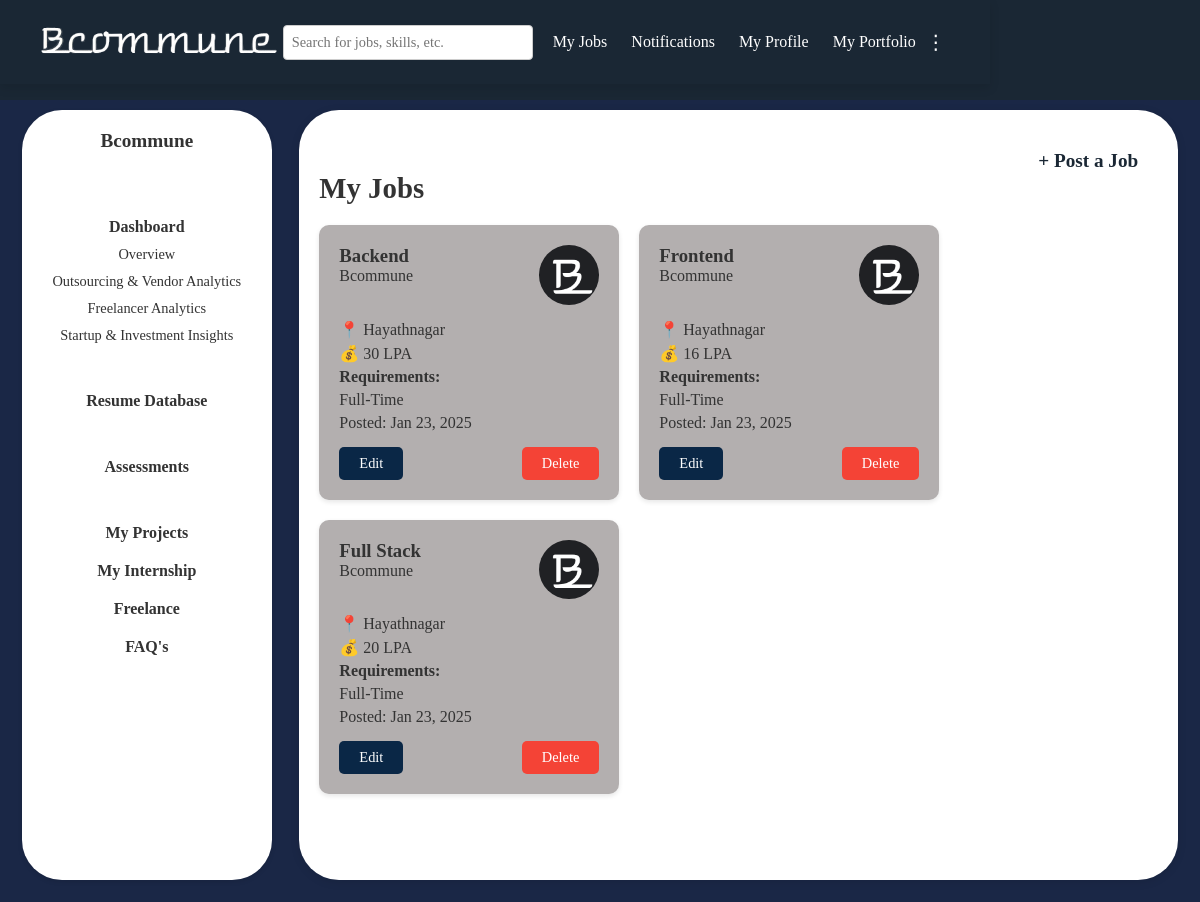
/company/dashboard/myjobs/ (signed in), run on the app's committed database.
### users/models.py (models this page shows, shortened)
class CustomUser(AbstractUser):
    USER_TYPE_CHOICES = (
        ('individual', 'Individual'),
        ('company', 'Company'),
    )
    user_type = models.CharField(max_length=10, choices=USER_TYPE_CHOICES, default='company')
    company_name = models.CharField(max_length=255, null=True, blank=True)
    company_website = models.URLField(max_length=200, null=True, blank=True)
    industry = models.CharField(max_length=100, null=True, blank=True)
    company_size = models.CharField(max_length=20, null=True, blank=True)
    company_type = models.CharField(max_length=255, null=True, blank=True)
    designation = models.CharField(max_length=255, null=True, blank=True)
    phone_number = models.CharField(max_length=15, null=True, blank=True)
    bcommune_profile = models.URLField(null=True, blank=True)
    profile_picture = models.ImageField(upload_to='profile_pics/', blank=True, null=True)
    about_company = models.TextField(null=True, blank=True)  # About the Company
    founding_year = models.PositiveIntegerField(null=True, blank=True)  # Establishment Year
    headquarters = models.CharField(max_length=255, null=True, blank=True)  # Headquarters Location
    branches = models.TextField(null=True, blank=True)
    business_registration_number = models.CharField(max_length=100, null=True, blank=True)
    legal_structure = models.CharField(
        max_length=50,
        choices=[
            ('LLP', 'LLP'),
            ('Pvt Ltd', 'Private Limited'),
            ('Partnership', 'Partnership'),
            ('Sole Proprietorship', 'Sole Proprietorship'),
            ('Others', 'Others'),
        ],
        null=True,
        blank=True
    )
    core_services = models.TextField(null=True, blank=True)
    social_media_links = models.JSONField(default=dict, blank=True)  # Example: {"facebook": "", "linkedin": "", "twitter": ""}
    portfolio = models.TextField(null=True, blank=True)

class Job(models.Model):
    title = models.CharField(max_length=200)
    company = models.CharField(max_length=200)
    company_user = models.ForeignKey(get_user_model(), on_delete=models.CASCADE)
    location = models.CharField(max_length=200)
    description = models.TextField()
    requirements = models.CharField(max_length=200)
    salary = models.CharField(max_length=200, default="Not Specified")
    posted_date = models.DateTimeField(default=timezone.now)
    required_skills = models.TextField(help_text="Enter required skills separated by commas", default='')
    min_experience = models.PositiveIntegerField(default=0)
    required_qualification = models.CharField(max_length=50, default='bachelor',choices=[
        ('bachelor', 'Bachelors'),
        ('master', 'Masters'),
        ('phd', 'PhD'),
        ('diploma', 'Diploma'),
    ])

### users/views.py (the view)
# urls.py: path('company/dashboard/myjobs/', views.myjobs, name='myjobs'),
def myjobs(request):
    if not request.user.is_authenticated:
        return redirect('company_login')
    company_jobs = Job.objects.filter(company_user=request.user).order_by('-posted_date')
    return render(request, 'myjobs.html', {'jobs': company_jobs})

### users/templates/myjobs.html (shortened to what this page needs)
{% load static %}
<!DOCTYPE html>
<html lang="en">
<head>
    <link rel="stylesheet" href="{% static 'css/common.css'%}">
    <link rel="stylesheet" href="{% static 'css/myjobs.css'%}">
</head>
<body>
    {% include 'header2.html' %}
    <div class="main-container">
        {% include 'sidebarcompany.html' %}
        <div class="content">
            <section class="job-explore">
                <div class="post-requirement">
                    <a href="{% url 'post_job' %}" class="post-button">+ Post a Job</a>
                </div>
                <h2>My Jobs</h2>
                <div class="job-cards">
                    {% if jobs %}
                        {% for job in jobs %}
                            <div class="job-card">
                                <div class="card-header">
                                    <div class="header-content">
                                        <h3>{{ job.title }}</h3>
                                        <p class="company">{{ job.company }}</p>
                                    </div>
                                    <img src="{% static 'images/B.png' %}" alt="{{ job.company }} Logo" class="header-image" style="border-radius: 50%;">
                                </div>
                                <div class="card-body">
                                    <p class="location">📍 {{ job.location }}</p>
                                    <p class="salary">💰 {{ job.salary }}</p>
                                    <div class="requirements">
                                        <h4>Requirements:</h4>
                                        <p>{{ job.requirements }}</p>
                                    </div>
                                </div>
                                <p class="posted-date">Posted: {{ job.posted_date|date:"M d, Y" }}</p>
                                <div class="job-actions">
                                    <a href="{% url 'edit_job' job.id %}" class="edit-button">Edit</a>
                                    <button class="delete-button" onclick="confirmDelete('{{ job.id }}')">Delete</button>
                                </div>
                            </div>
                        {% endfor %}
                    {% else %}
                        <p class="no-jobs">No jobs posted yet.</p>
                    {% endif %}
                </div>
            </section>
        </div>
    </div>
</body>
</html>

### users/templates/sidebarcompany.html
{%load static%}
<div class="sidebar">
    <a href="{% url 'company_profile' %}" style=" text-decoration: none;" ><h2>{{ user.company_name }}</h2></a>
    <br><br>
    <h4>
      <a href="#" style="text-decoration: none; color: inherit;">Dashboard</a>
    </h4>
    <ul>
        <li>
          <a href="#" style="text-decoration: none; color: inherit;">Overview</a>
        </li>
        <li>
          <a href="#" style="text-decoration: none; color: inherit;">Outsourcing & Vendor Analytics</a>
        </li>
        <li>
          <a href="#" style="text-decoration: none; color: inherit;">Freelancer Analytics</a>
        </li>
        <li>
          <a href="#" style="text-decoration: none; color: inherit;">Startup & Investment Insights</a>
        </li>
    </ul>
    <br>
    <h4>
      <a href="{%url 'resume_database'%}" style="text-decoration: none; color: inherit;">Resume Database</a>
    </h4>
    <br>
    <h4>
      <a href="#" style="text-decoration: none; color: inherit;">Assessments</a>
    </h4>
    <br>
    <h4>
      <a href="{% url 'myprojects' %}" style="text-decoration: none; color: inherit;">My Projects</a>
    </h4>
    <h4>
      <a href="{%url 'myinternships'%}" style="text-decoration: none; color: inherit;">My Internship</a>
    </h4>
    <h4>
      <a href="{%url 'freelance'%}" style="text-decoration: none; color: inherit;">Freelance</a>
    </h4>
    <h4>
      <a href="{% url 'faq' %}" style="text-decoration: none; color: inherit;">FAQ's</a>
    </h4>
</div>

### static/css/common.css (style rules this page uses)
* { margin: 0; padding: 0; box-sizing: border-box; font-family:Cambria, Cochin, Georgia, Times, 'Times New Roman', serif; }
body { background-color: #1a2734; color: #333; font-family: Arial, sans-serif; min-height: 100vh; display: flex; flex-direction: column; margin: 0; }
.sidebar { background-color: white; padding: 20px; width: 250px; min-height: calc(100vh - 30px); margin-right: 0.2cm; border-radius: 40px; text-align: center; box-shadow: 0 2px 5px rgba(0, 0, 0, 0.1); flex-shrink: 0; margin-left: 1%; margin-bottom: 1%; }
.sidebar h2 { font-size: 1.2rem; margin-bottom: 10px; }
.sidebar h4 { margin: 20px 0 10px; font-size: 1rem; }
.sidebar ul { list-style: none; padding: 0; }
.sidebar ul li { margin: 10px 0; font-size: 0.9rem; cursor: pointer; }
.main-container { display: flex; flex-wrap: wrap; justify-content: space-between; padding: 10px; background-color: #1a2746; margin-top: 100px; gap: 20px; }
.content { flex: 1; padding: 20px; background-color: white; border-radius: 40px; box-shadow: 0 2px 10px rgba(0, 0, 0, 0.1); margin-bottom: 1%; margin-right: 1%; }
.post-requirement { text-align: right; font-size: 1.2rem; margin-right: 20px; margin-top: 20px; }
.post-requirement a { color: #1a2734; text-decoration: none; font-weight: bold; }

### static/css/myjobs.css (style rules this page uses)
h2 { font-size: 1.8rem; margin-bottom: 20px; color: #333; }
.job-cards { display: flex; flex-wrap: wrap; gap: 20px; }
.job-card { background-color: #b3afaf; border-radius: 10px; padding: 20px; box-shadow: 0 2px 5px rgba(0, 0, 0, 0.1); width: 100%; max-width: 300px; }
.job-card .card-header { display: flex; justify-content: space-between; margin-bottom: 15px; }
.job-card .card-header img { max-width: 60px; height: auto; }
.job-card .card-body p { margin: 5px 0; }
.job-actions { display: flex; justify-content: space-between; margin-top: 15px; }
.job-actions .edit-button, .job-actions .delete-button { padding: 8px 20px; background-color: #0a2746; color: white; border: none; border-radius: 5px; cursor: pointer; font-size: 0.9rem; text-decoration: none; }
.job-actions .delete-button { background-color: #f44336; }

### data on the page
CustomUser: company_name "Bcommune"
Job: title "Backend", company "Bcommune", location "Hayathnagar", salary "30 LPA", requirements "Full-Time", posted_date "Jan 23, 2025"
Job: title "Frontend", company "Bcommune", location "Hayathnagar", salary "16 LPA", requirements "Full-Time", posted_date "Jan 23, 2025"
Job: title "Full Stack", company "Bcommune", location "Hayathnagar", salary "20 LPA", requirements "Full-Time", posted_date "Jan 23, 2025"
